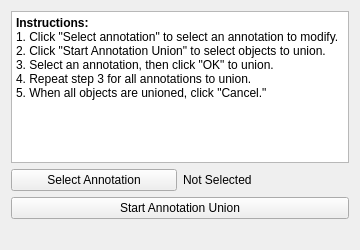
<?xml version="1.0" encoding="UTF-8"?>
<ui version="4.0">
 <class>MainFormAnnotationUnion</class>
 <widget class="QWidget" name="MainFormAnnotationUnion">
  <property name="geometry">
   <rect>
    <x>0</x>
    <y>0</y>
    <width>360</width>
    <height>250</height>
   </rect>
  </property>
  <property name="sizePolicy">
   <sizepolicy hsizetype="Preferred" vsizetype="Preferred">
    <horstretch>0</horstretch>
    <verstretch>0</verstretch>
   </sizepolicy>
  </property>
  <property name="minimumSize">
   <size>
    <width>360</width>
    <height>250</height>
   </size>
  </property>
  <property name="windowTitle">
   <string>Annotation Union</string>
  </property>
  <layout class="QVBoxLayout" name="verticalLayout">
   <item>
    <widget class="QTextBrowser" name="textBrowser">
     <property name="html">
      <string>&lt;!DOCTYPE HTML PUBLIC &quot;-//W3C//DTD HTML 4.0//EN&quot; &quot;http://www.w3.org/TR/REC-html40/strict.dtd&quot;&gt;
&lt;html&gt;&lt;head&gt;&lt;meta name=&quot;qrichtext&quot; content=&quot;1&quot; /&gt;&lt;meta charset=&quot;utf-8&quot; /&gt;&lt;style type=&quot;text/css&quot;&gt;
p, li { white-space: pre-wrap; }
hr { height: 1px; border-width: 0; }
li.unchecked::marker { content: &quot;\2610&quot;; }
li.checked::marker { content: &quot;\2612&quot;; }
&lt;/style&gt;&lt;/head&gt;&lt;body style=&quot; font-family:'Segoe UI'; font-size:9pt; font-weight:400; font-style:normal;&quot;&gt;
&lt;p style=&quot; margin-top:0px; margin-bottom:0px; margin-left:0px; margin-right:0px; -qt-block-indent:0; text-indent:0px;&quot;&gt;&lt;span style=&quot; font-weight:700;&quot;&gt;Instructions:&lt;/span&gt;&lt;/p&gt;
&lt;p style=&quot; margin-top:0px; margin-bottom:0px; margin-left:0px; margin-right:0px; -qt-block-indent:0; text-indent:0px;&quot;&gt;1. Click &amp;quot;Select annotation&amp;quot; to select an annotation to modify.&lt;/p&gt;
&lt;p style=&quot; margin-top:0px; margin-bottom:0px; margin-left:0px; margin-right:0px; -qt-block-indent:0; text-indent:0px;&quot;&gt;2. Click &amp;quot;Start Annotation Union&amp;quot; to select objects to union.&lt;/p&gt;
&lt;p style=&quot; margin-top:0px; margin-bottom:0px; margin-left:0px; margin-right:0px; -qt-block-indent:0; text-indent:0px;&quot;&gt;3. Select an annotation, then click &amp;quot;OK&amp;quot; to union.&lt;/p&gt;
&lt;p style=&quot; margin-top:0px; margin-bottom:0px; margin-left:0px; margin-right:0px; -qt-block-indent:0; text-indent:0px;&quot;&gt;4. Repeat step 3 for all annotations to union.&lt;/p&gt;
&lt;p style=&quot; margin-top:0px; margin-bottom:0px; margin-left:0px; margin-right:0px; -qt-block-indent:0; text-indent:0px;&quot;&gt;5. When all objects are unioned, click &amp;quot;Cancel.&amp;quot;&lt;/p&gt;&lt;/body&gt;&lt;/html&gt;</string>
     </property>
    </widget>
   </item>
   <item>
    <layout class="QHBoxLayout" name="horizontalLayout">
     <item>
      <widget class="QPushButton" name="pushButton">
       <property name="text">
        <string>Select Annotation</string>
       </property>
      </widget>
     </item>
     <item>
      <widget class="QLabel" name="label_selected">
       <property name="text">
        <string>Not Selected</string>
       </property>
      </widget>
     </item>
    </layout>
   </item>
   <item>
    <widget class="QPushButton" name="btn_start">
     <property name="text">
      <string>Start Annotation Union</string>
     </property>
    </widget>
   </item>
   <item>
    <widget class="QLabel" name="label_status">
     <property name="text">
      <string/>
     </property>
    </widget>
   </item>
  </layout>
 </widget>
 <resources/>
 <connections/>
</ui>
